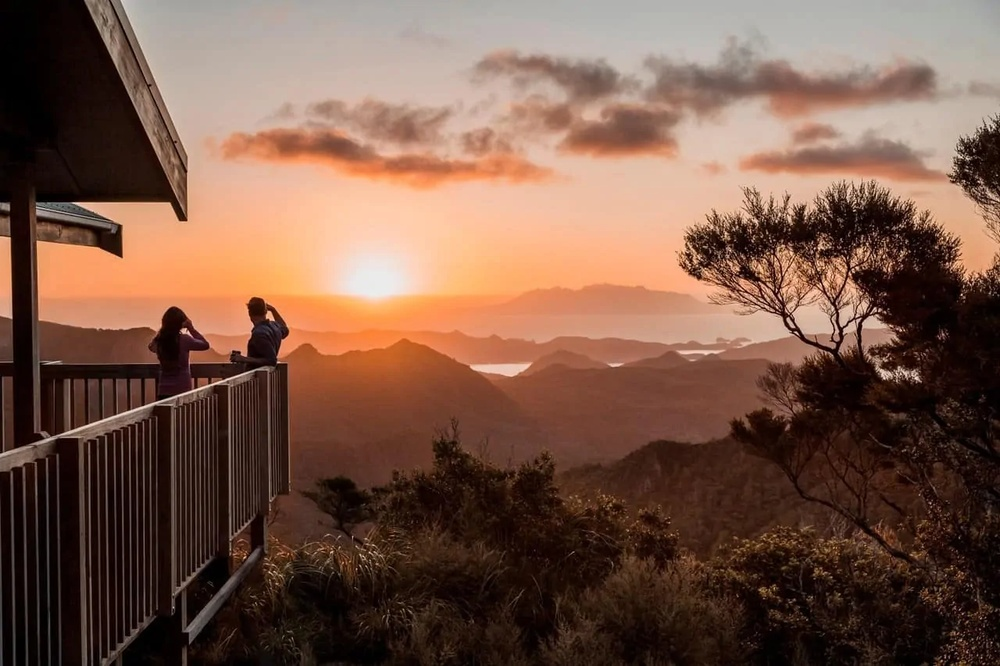
#> input picture sunset.jpg, 1000 x 666 px, shrunk from 1280 x 853 before the run
$ python open_cv_exercise.py
#> lines starting #> are read from the running program, lines starting #| are printed output that depends on the picture
# To select Interpreter command from the Command Palette (Ctrl+Shift+P)
# Select .venv
import numpy as np
import cv2 as cv

#image0 = cv.imread(r'C:\Users\som87475\source\repos\python\coding club 2021\sunset.jpg')
image0 = cv.imread('sunset.jpg')
#> image0 is the input picture: shape (666, 1000, 3); mean B, G, R 72, 87.7, 120.3

image1 = cv.imread('image1.png')
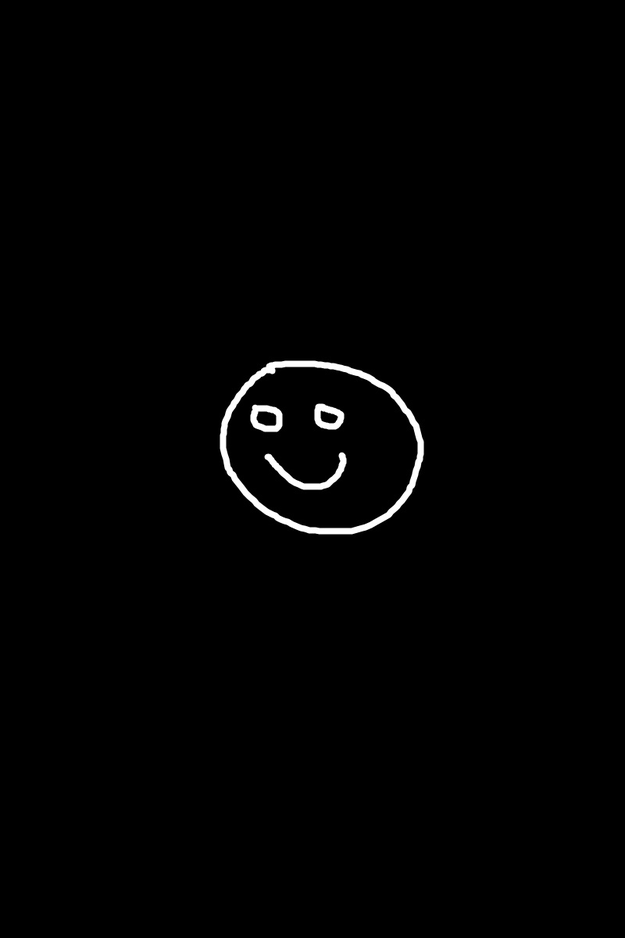
#> input picture image1.png, 625 x 938 px, shrunk from 800 x 1200 before the run
#> image1 is the input picture: shape (938, 625, 3); min 0, max 255, mean 2.3
image2 = cv.imread('image2.png')
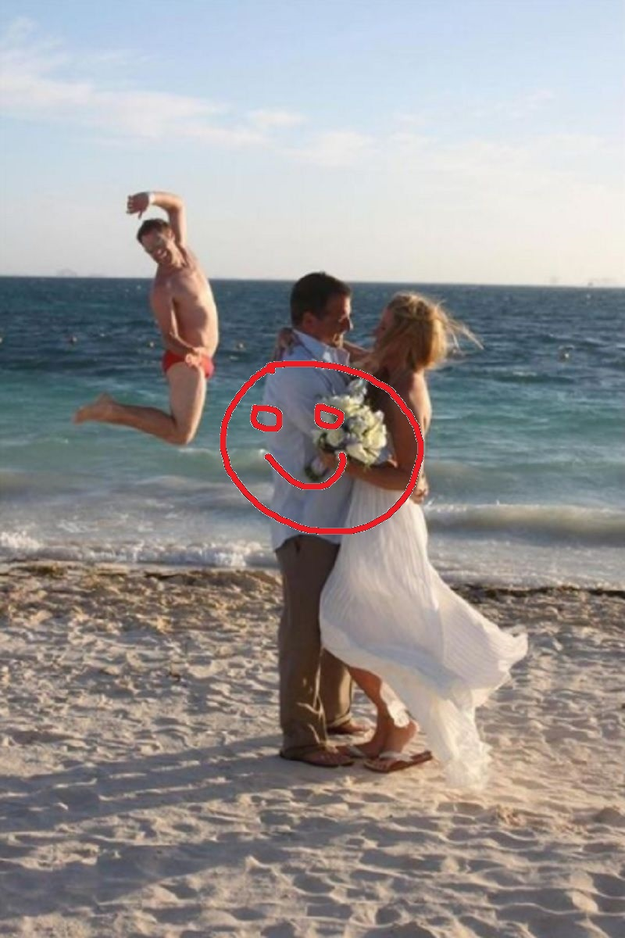
#> input picture image2.png, 625 x 938 px, shrunk from 800 x 1200 before the run
#> image2 is the input picture: shape (938, 625, 3); mean B, G, R 149.1, 149.5, 153.1
#> (the run stopped early here; a loop or call above may not have finished)
